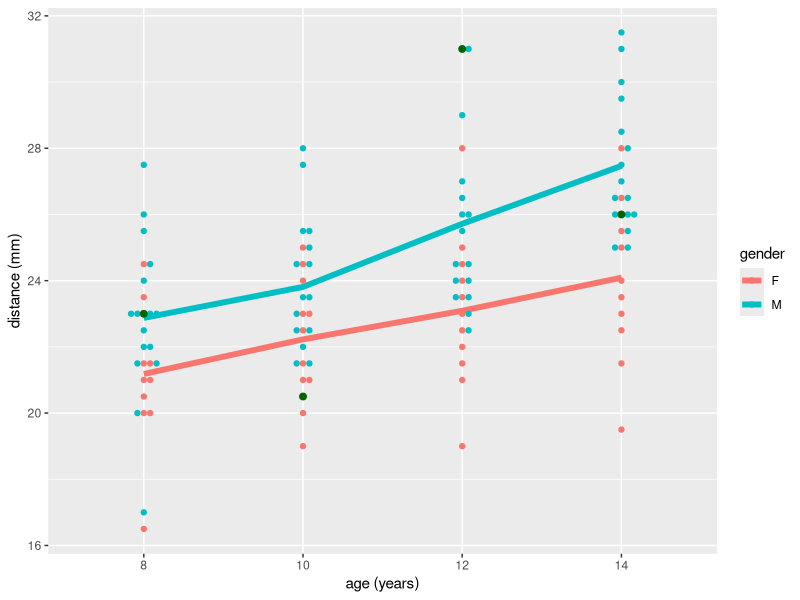
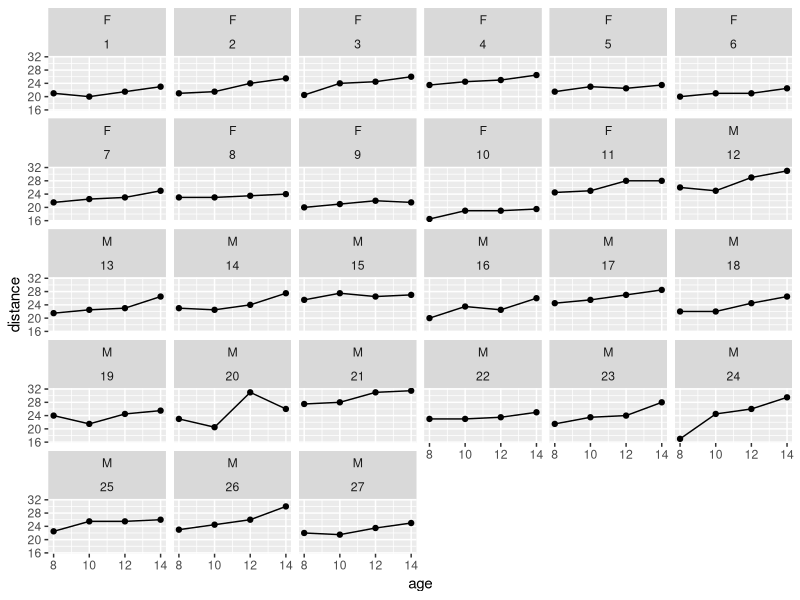
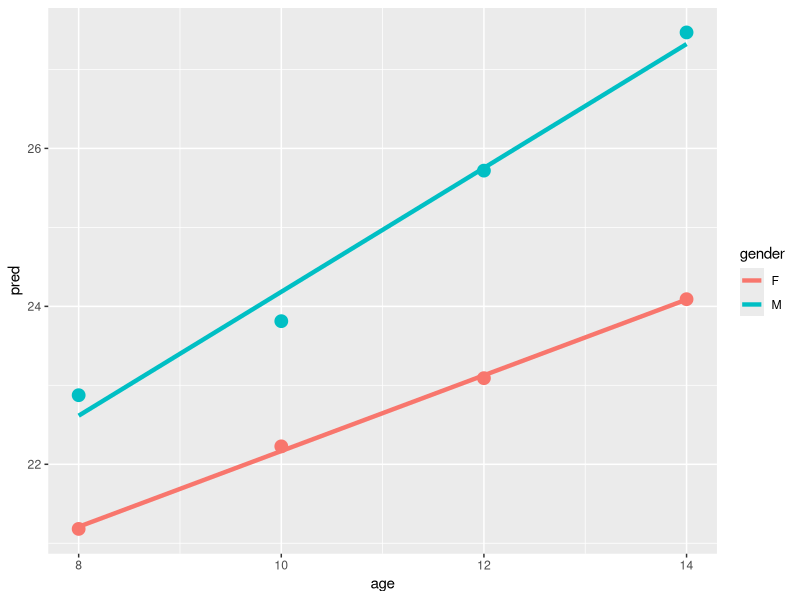
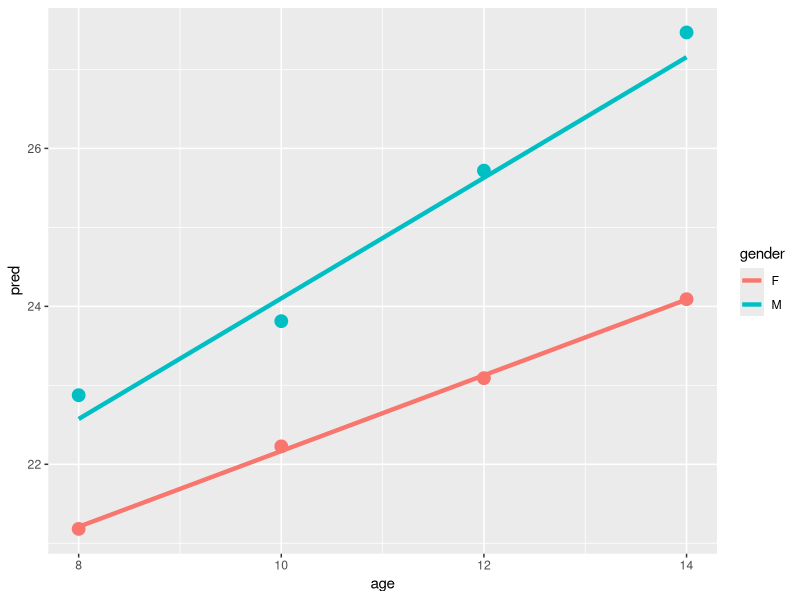

These charts were generated, in order, by the following R code:
library(foreign)
library(tidyverse)
library(ggbeeswarm)
library(nlme)
library(modelr)

# 7.1 In a study of dental growth, measurments of the distance (mm) from the center of the pituitary gland to the pteryomaxillary fissure were obtained on 11 grils and 16 boys at ages 8, 10, 12, and 14 (Potthoff adn Roy, 194).

# The raw data are stored ina n external file: dental.dat

# Each row of the data set contains the following six variables:

# ID Gender Y1 Y2 Y3 Y4

# Note: the categorical (character) variable Gender is coded F = Female, M = Male. The Third measure (at age 12) on subject ID = 20 is  apotential outlier.

# 7.1.1 On a single grpah, construct a time plot that displays the mean distance (mm) versus age (in years) for boys and girls. Describe the time trends for boys and girls.
data <- read.dta("../datasets/dental.dta") %>% as_tibble()
data_long <- data %>%
  gather(age_label, distance, y1:y4) %>%
  mutate(
    age = case_when(
      .$age_label == "y1" ~ 8,
      .$age_label == "y2" ~ 10,
      .$age_label == "y3" ~ 12,
      .$age_label == "y4" ~ 14
    )
  )

data_long_summary <- data_long %>%
  group_by(gender, age) %>%
  summarize(distance = mean(distance))

p1 <- ggplot(data_long_summary, 
  aes(x = factor(age), y = distance, color = gender, group = gender)) +
  geom_line(size = 2) +
  geom_beeswarm(data = data_long) +
  geom_beeswarm(
    data = data_long %>% filter(id == 20),
    color = "darkgreen",
    size = 2,
    show.legend = FALSE
  ) +
  labs(
    x = "age (years)",
    y = "distance (mm)",
    color = "gender"
  )

p2 <- ggplot(data_long, aes(x = age, y = distance)) +
  geom_line() +
  geom_point() +
  facet_wrap(gender ~ id)

# The general trend is an increase in distance as age increases. Males spike at age 10; females slow down at age 10 (spline?).

# 7.1.2 Read the data from the external file and put the data in a "univariate" or "long" format, with four "records" per subject.

# 7.1.3 For the "maximal" model, assume a saturated model for the mean response. Fit the following models for the covariance:
# (a) unstructure covariance          (corSymm)
# (b) compound symmetry               (corCompSymm)
# (c) heterogenous compound symmetry  (corCompSymm + weights)
# (d) autoregressive                  (corAR1)
# (e) heterogeneous autoregressive    (corAR1 + weights)
# Choose a model for the covariance that adequately fits the data.
data_long <- data_long %>%
  mutate(
    age.f = factor(age, c(8, 10, 12, 14)),
    time = case_when(
      .$age == 8 ~ 1,
      .$age == 10 ~ 2,
      .$age == 12 ~ 3,
      .$age == 14 ~ 4
    )
  )

models <- vector(mode = "list", length = 5)

# (a) unstructured covariance
models[[1]] <- gls(
  distance ~ age.f * gender,
  corr = corSymm(form = ~ time | id),
  data = data_long,
  weights = varIdent(form = ~ 1 | time)
)

# (b) compound symmetry - corresponds to uniform correlation
models[[2]] <- gls(
  distance ~ age.f * gender,
  corr = corCompSymm(form = ~ time | id),
  data = data_long
)

# (c) heterogenous compound symmetry
models[[3]] <- gls(
  distance ~ age.f * gender,
  corr = corCompSymm(form = ~ time | id),
  data = data_long,
  weights = varIdent(form = ~ 1 | time)
)

# (d) ar1
models[[4]] <- gls(
  distance ~ age.f * gender,
  corr = corAR1(form = ~ time | id),
  data = data_long
)

# (e) heterogeneous ar1
models[[5]] <- gls(
  distance ~ age.f * gender,
  corr = corAR1(form = ~ time | id),
  data = data_long,
  weights = varIdent(form = ~ 1 | time)
)

model_info <- tibble(model_id = c(1, 2, 3, 4, 5), models = models) %>%
  mutate(
    bic = map_dbl(models, ~ summary(.)$BIC),
    aic = map_dbl(models, ~ summary(.)$AIC),
    log_lik = map_dbl(models, ~ summary(.)$logLik)
  )

# now we need to pick a model, we want to minimize AIC, BIC and maximize logliklihood
# p-value in anova checks if more specific model is better than the more general one
# degrees of freedom are the number of vaules in teh final calculation of a statistic that are free to vary
# going by AIC model2 (compound symmetry) is the best model
# going by BIC model2 (compound symmetry) is again the best model
# so we want to use model2
# skip p-values, because it doesn't make logic sense
#    model1 (df=18) is not significantly better than model2 (df=10) at 0.05 level (p-value = 0.3118)
#    but model5 (df=13) is significantly better than model2 (df=10) at 0.05 level (p-value = 0.0281) even though AIC and BIC for model2 is less than that for model5

# 7.1.4 Given the choice of model for the covariance from Problem 7.1.3, treat age (or time) as a cateogrical variable and fit a model that includes the effects of age, gender, and their interactions. Determine whether the pattern of change over tiem is different for boys and girls.

# We first need to check if there is an interaction effect before looking if there is a gender effect. According to anova, there is not a significant interaction effect at the 0.05 level (p = 0.0759). There is a significant gender effect (p = 0.0029). The coefficient genderM = 1.69 meaning males have a greater distance than females. CORRECTION: The question asks for a pattern of change over time is different for boys and girls. Since we are looking at the pattern of change over time, this implies the interaction and not a gender effect.

# 7.1.5 Show how the estimated regression coefficients from Problem 7.1.4 can be used to estimate the means in the two groups at ages 8 and 14.

mean_summary <- data_long %>%
  group_by(gender, age) %>%
  summarize(distance = mean(distance)) %>%
  filter(age %in% c(8, 14))

m1_coef <- coefficients(models[[2]])
coefficient_calc <- tribble(
  ~ gender, ~ age, ~ distance,
  "F", 8, m1_coef[1],
  "F", 14, m1_coef[1] + m1_coef[4],
  "M", 8, m1_coef[1] + m1_coef[5],
  "M", 14, m1_coef[1] + m1_coef[5] + m1_coef[4] + m1_coef[8]
)

# 7.1.6 Given the chose of model for the covariance from Problem 7.1.3, treat age as a continous variable and fit a model that includes the effects of a linear trend in age, gender, and their interaction. Compare and contrast the results with those obtained in Problem 7.1.4.

data_long <- data_long %>%
  mutate(age.centered = age - mean(age))

# creating the model in this way makes the intercept equal to the mean female distance at age = 0
m_age <- gls(
  distance ~ age * gender,
  corr = corCompSymm(form = ~ time | id),
  data = data_long
)

# create the model in this way makes the intercept equal to the mean female distance at all ages 
m_age_centered <- gls(
  distance ~ age.centered * gender,
  corr = corCompSymm(form = ~ time | id),
  data = data_long
)

# When using age as a continuous variable, there is an interaction between age and gender, meaning distance does not increase at a constant rate across age for one of the genders. The plots indicate this is for males.

# 7.1.7 On a single graph, construct a time plot that displays the estimated mean distance (mm) versus age (in years) for boys and girls from the results generated from Problem 7.1.6.
grid <- data_grid(data_long, gender, age) %>%
  add_predictions(m_age) %>%
  left_join(data_long_summary, by = c("gender", "age"))
p3 <- ggplot(grid, aes(age, pred, color = gender)) +
  geom_line(size = 1.5) +
  geom_point(aes(y = distance), size = 4, show.legend = FALSE)

# 7.1.8 Show how the regression coefficients from Problem 7.1.6 can be used to estimate the means in the two groups at ages 8 and 14.

m_age_coef <- coefficients(m_age)
m_age_estimated <- tribble(
  ~ gender, ~ age, ~ pred_distance,
  "F", 8, m_age_coef[1] + m_age_coef[2] * 8,
  "F", 14, m_age_coef[1] + m_age_coef[2] * 14,
  "M", 8, m_age_coef[1] + m_age_coef[2] * 8 + m_age_coef[3] + m_age_coef[4] * 8,
  "M", 14, m_age_coef[1] + m_age_coef[2] * 14 + m_age_coef[3] + m_age_coef[4] * 14
) %>% left_join(mean_summary, by = c("gender", "age")) %>% mutate(diff = distance - pred_distance)

# 7.1.9 Does a model with only a linear trend in age adequately account for the pattern of change in the two groups?
# In my opinion, yes. The curves from p3 fit the mean of the data well. One issue is the age:genderM regressors is very correlated with genderM (r = 0.669). This is expected, but not a huge problem. The means are well estimated as well shown from problem 7.1.8. It also uses a reasonable number of parameters so there is no overfitting.

# 7.1.10 The third mease (at age 12) on subject ID = 20 is a potential outlier. Repeat the analyses in Problems 7.1.3, 7.1.4, 7.1.6 and 7.1.9 excluding the third measure on subject ID = 20. Do the substantive conclusions change?
data_long_exclude <- filter(data_long, id != 20 | time != 3)

## 7.1.3

models_exclude <- vector(mode = "list", length = 5)

# (a) unstructured covariance
models_exclude[[1]] <- gls(
  distance ~ age.f * gender,
  corr = corSymm(form = ~ time | id),
  data = data_long_exclude,
  weights = varIdent(form = ~ 1 | time)
)

# (b) compound symmetry - corresponds to uniform correlation
models_exclude[[2]] <- gls(
  distance ~ age.f * gender,
  corr = corCompSymm(form = ~ time | id),
  data = data_long_exclude
)

# (c) heterogenous compound symmetry
models_exclude[[3]] <- gls(
  distance ~ age.f * gender,
  corr = corCompSymm(form = ~ time | id),
  data = data_long_exclude,
  weights = varIdent(form = ~ 1 | time)
)

# (d) ar1
models_exclude[[4]] <- gls(
  distance ~ age.f * gender,
  corr = corAR1(form = ~ time | id),
  data = data_long_exclude
)

# (e) heterogeneous ar1
models_exclude[[5]] <- gls(
  distance ~ age.f * gender,
  corr = corAR1(form = ~ time | id),
  data = data_long_exclude,
  weights = varIdent(form = ~ 1 | time)
)

model_info_exclude <- tibble(model_id = c(1, 2, 3, 4, 5), models = models_exclude) %>%
  mutate(
    bic = map_dbl(models, ~ summary(.)$BIC),
    aic = map_dbl(models, ~ summary(.)$AIC),
    log_lik = map_dbl(models, ~ summary(.)$logLik)
  )

# unstructured covariance looks like the best covariance model

## 7.1.4 
# The pattern of change over time is different for boys and girls. There is a significant interaction effect at the 0.05 level (p = 0.0212).

## 7.1.6
m_age_exclude <- gls(
  distance ~ age * gender,
  corr = corCompSymm(form = ~ time | id),
  data = data_long_exclude
)

# There is an interaction between age and gender at the 0.05 level (p = 0.0094).

## 7.1.9
m_age_exclude_coef <- coefficients(m_age_exclude)
m_age_exclude_estimated <- tribble(
  ~ gender, ~ age, ~ pred_distance,
  "F", 8, m_age_coef[1] + m_age_coef[2] * 8,
  "F", 14, m_age_coef[1] + m_age_coef[2] * 14,
  "M", 8, m_age_coef[1] + m_age_coef[2] * 8 + m_age_coef[3] + m_age_coef[4] * 8,
  "M", 14, m_age_coef[1] + m_age_coef[2] * 14 + m_age_coef[3] + m_age_coef[4] * 14
) %>% left_join(mean_summary, by = c("gender", "age")) %>% mutate(diff = distance - pred_distance)

grid <- data_grid(data_long_exclude, gender, age) %>%
  add_predictions(m_age_exclude) %>%
  left_join(data_long_summary, by = c("gender", "age"))
p4 <- ggplot(grid, aes(age, pred, color = gender)) +
  geom_line(size = 1.5) +
  geom_point(aes(y = distance), size = 4, show.legend = FALSE)

# In my opinion, yes. The curves from p4 fit the mean of the data well. One issue is the age:genderM regressors is very correlated with genderM (r = 0.644). This is expected, but not a huge problem. The means are well estimated as well shown from problem 7.1.8. It also uses a reasonable number of parameters so there is no overfitting.

# 7.1.11 Given the results of all the previous analyses, what conclusions can be drawn about gender differences in patterns of dental growth?
# Distances increase as age increases.
# Males have larger distances than females.
# There is probably an interaction between age and males effecting distance.
